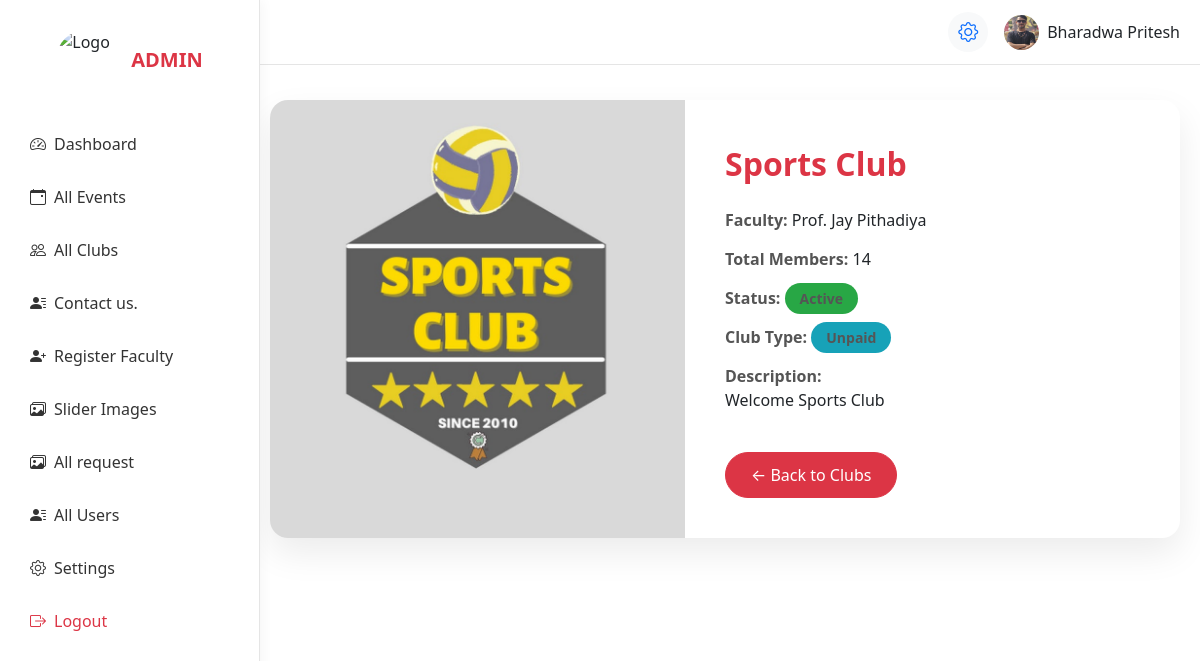
The page /Adminapp/view_club.php?id=55 (signed in) on the database its author committed.
### tables this page shows
CREATE TABLE `user` (
  `id` int NOT NULL,
  `clubimage` varchar(255) DEFAULT NULL,
  `fullname` varchar(100) DEFAULT NULL,
  `email` varchar(100) DEFAULT NULL,
  `department` varchar(100) DEFAULT NULL,
  `enrollment` varchar(100) DEFAULT NULL,
  `mobile` varchar(20) DEFAULT NULL,
  `password` varchar(100) DEFAULT NULL,
  `reset_token` varchar(255) DEFAULT NULL,
  `role` enum('admin','faculty','user') DEFAULT 'user'
);

CREATE TABLE `clubs` (
  `id` int NOT NULL,
  `clubimage` varchar(255) DEFAULT NULL,
  `clubname` varchar(100) DEFAULT NULL,
  `faculty_id` int NOT NULL,
  `faculty` varchar(100) DEFAULT NULL,
  `totalmembers` int DEFAULT NULL,
  `status` enum('Active','Inactive') DEFAULT 'Active',
  `clubdescription` varchar(255) DEFAULT NULL,
  `club_paid` enum('Paid','Unpaid') DEFAULT 'Unpaid'
);

### Adminapp/view_club.php (the view, shortened to what this page needs)
<?php
include 'admin_header.php';
include '../database.php';
$id = $_GET['id'] ?? 0;
$query = "SELECT * FROM clubs WHERE id='$id'";
$result = mysqli_query($con, $query);
$club = mysqli_fetch_assoc($result);
?>
<link href="https://cdn.jsdelivr.net/npm/bootstrap@5.3.2/dist/css/bootstrap.min.css" rel="stylesheet">
<link href="https://cdn.jsdelivr.net/npm/sweetalert2@11/dist/sweetalert2.min.css" rel="stylesheet">
<div class="content">
<div class="event-box">
    <div class="event-img-box"
        id="clubImage"
        style="background-image: url('uploads/<?php echo $club['clubimage'] ?: 'default.png'; ?>');">
    </div>
    <div class="event-details">
        <div class="event-title">
            <?php echo htmlspecialchars($club['clubname']); ?>
        </div>
        <div class="info-row">
            <span>Faculty:</span>
            <?php echo htmlspecialchars($club['faculty']); ?>
        </div>
        <div class="info-row">
            <span>Total Members:</span>
            <?php echo htmlspecialchars($club['totalmembers']); ?>
        </div>
        <div class="info-row">
            <span>Status:</span>
            <span class="badge-custom <?php echo ($club['status']=='Active')?'active':'inactive'; ?>">
                <?php echo $club['status']; ?>
            </span>
        </div>
        <div class="info-row">
            <span>Club Type:</span>
            <span class="badge-custom <?php echo ($club['club_paid']=='Paid')?'paid':'free'; ?>">
                <?php echo $club['club_paid'] ?? 'Free'; ?>
            </span>
        </div>
        <div class="info-row">
            <span>Description:</span><br>
            <?php echo nl2br(htmlspecialchars($club['clubdescription'])); ?>
        </div>
        <a href="all_clubes_page.php" class="btn btn-danger back-btn">
            ← Back to Clubs
        </a>
    </div>
</div>
</div>

### Adminapp/admin_header.php (shortened to what this page needs)
<?php
include "../database.php";
$user_id = $_SESSION['user_id'];
$result = mysqli_query($con, "SELECT * FROM User WHERE id='$user_id'");
$user = mysqli_fetch_assoc($result);
?>
<!DOCTYPE html>
<html lang="en">
<head>
    <link href="https://cdn.jsdelivr.net/npm/bootstrap@5.3.2/dist/css/bootstrap.min.css" rel="stylesheet">
    <link href="https://cdn.jsdelivr.net/npm/bootstrap-icons@1.11.3/font/bootstrap-icons.css" rel="stylesheet">
    <link href="css/validation.css" rel="stylesheet">
</head>
<body>
    <div class="sidebar" id="sidebar">
        <div class="sidebar-brand">
            <img src="assets/images/logo.png" alt="Logo" class="logo-img">
            <span class="fw-bold text-danger fs-5">ADMIN</span>
        </div>
        <a href="admin_dashboard.php"><i class="bi bi-speedometer2 me-2"></i> Dashboard</a>
        <a href="all_events_page.php"><i class="bi bi-calendar-event me-2"></i> All Events</a>
        <a href="all_clubes_page.php"><i class="bi bi-people me-2"></i> All Clubs</a>
        <a href="contactus_page.php"><i class="bi bi-person-lines-fill me-2"></i> Contact us.</a>
        <a href="faculty_register.php"><i class="bi bi-person-plus-fill me-2"></i> Register Faculty</a>
        <a href="slider_image_page.php"><i class="bi bi-images me-2"></i> Slider Images</a>
        <a href="allrequest.php"><i class="bi bi-images me-2"></i> All request</a>
        <a href="all_users_page.php"><i class="bi bi-person-lines-fill me-2"></i> All Users</a>
        <a href="setting_page.php"><i class="bi bi-gear me-2"></i> Settings</a>
        <a href="Admin_logout.php" class="text-danger"><i class="bi bi-box-arrow-right me-2"></i> Logout</a>
    </div>
    <div class="topbar">
        <div class="d-flex align-items-center gap-3">
            <a href="setting_page.php" class="text-decoration-none">
                <div class="icon-btn">
                    <i class="bi bi-gear fs-5"></i>
                </div>
            </a>
            <div class="dropdown">
                <div class="d-flex align-items-center gap-2 cursor-pointer">
                    <a href="admin_profile.php">
                        <img src="<?php echo !empty($user['clubimage'])
                            ? '../uploads/' . $user['clubimage']
                            : 'assets/clubimage/profile.png'; ?>" class="rounded-circle" width="35"
                            height="35" style="object-fit: cover;" alt="Admin Avatar">
                    </a>
                    <span class="d-none d-md-inline">
                        <?php echo $user['fullname']; ?>
                    </span>
                </div>
            </div>
        </div>
    </div>
</body>
</html>

### Adminapp/admin_header.php (style rules this page uses)
body { background: #f4f6f9; font-family: 'Segoe UI', sans-serif; overflow-x: hidden; }
.sidebar { width: 260px; height: 100vh; position: fixed; top: 0; left: 0; background: #fff; border-right: 1px solid #e5e5e5; padding-top: 20px; transition: 0.3s ease; z-index: 1050; box-shadow: 4px 0 10px rgba(0, 0, 0, 0.03); }
.sidebar-brand { display: flex; align-items: center; justify-content: center; gap: 15px; padding: 10px; margin-bottom: 20px; }
.logo-img { width: 60px; height: 60px; object-fit: cover; border-radius: 50%; transition: 0.3s ease; }
.sidebar a { display: flex; align-items: center; padding: 12px 20px; margin: 5px 10px; text-decoration: none; color: #333; border-radius: 8px; transition: 0.3s; font-weight: 500; }
.topbar { height: 65px; position: fixed; top: 0; left: 260px; right: 0; background: #fff; border-bottom: 1px solid #e5e5e5; display: flex; align-items: center; justify-content: space-between; padding: 0 20px; transition: 0.3s ease; z-index: 1030; }
.icon-btn { position: relative; width: 40px; height: 40px; background: #f8f9fa; border-radius: 50%; display: flex; align-items: center; justify-content: center; cursor: pointer; transition: 0.3s; }
.cursor-pointer { cursor: pointer; }
.content { margin-left: 260px; margin-top: 80px; padding: 30px; }

### Adminapp/view_club.php (style rules this page uses)
.content { margin-top: 80px; margin-left: 250px; padding: 20px; animation: fadeIn 0.6s ease-in-out; }
.event-box { background: #fff; border-radius: 18px; overflow: hidden; box-shadow: 0 15px 35px rgba(0,0,0,0.08); display: flex; flex-wrap: wrap; max-width: 1100px; margin: auto; }
.event-img-box { flex: 1; min-height: 350px; background-size: cover; background-position: center; cursor: pointer; transition: 0.3s; }
.event-details { flex: 1; padding: 40px; }
.event-title { font-size: 32px; font-weight: bold; color: #dc3545; margin-bottom: 20px; }
.info-row { margin-bottom: 15px; font-size: 16px; }
.info-row span { font-weight: 600; color: #555; }
.badge-custom { padding: 6px 15px; border-radius: 50px; color: #fff; font-size: 14px; }
.active { background: #28a745; }
.free { background: #17a2b8; }
.back-btn { margin-top: 25px; border-radius: 50px; padding: 10px 25px; }

### rows shown on the page
user: clubimage (picture), fullname "Bharadwa Pritesh"
clubs: clubimage (picture), clubname "Sports Club", faculty "Prof. Jay Pithadiya", totalmembers "14", status "Active", club_paid "Unpaid", clubdescription "Welcome Sports Club"
